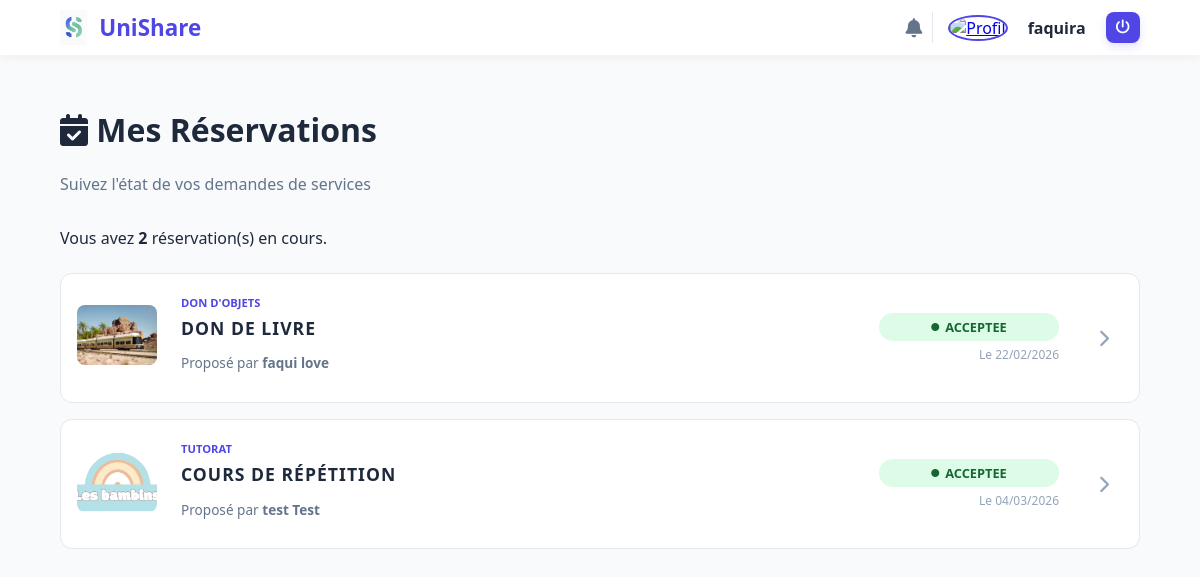
The page /services/mes-reservations/ (signed in) on the database as committed earlier.
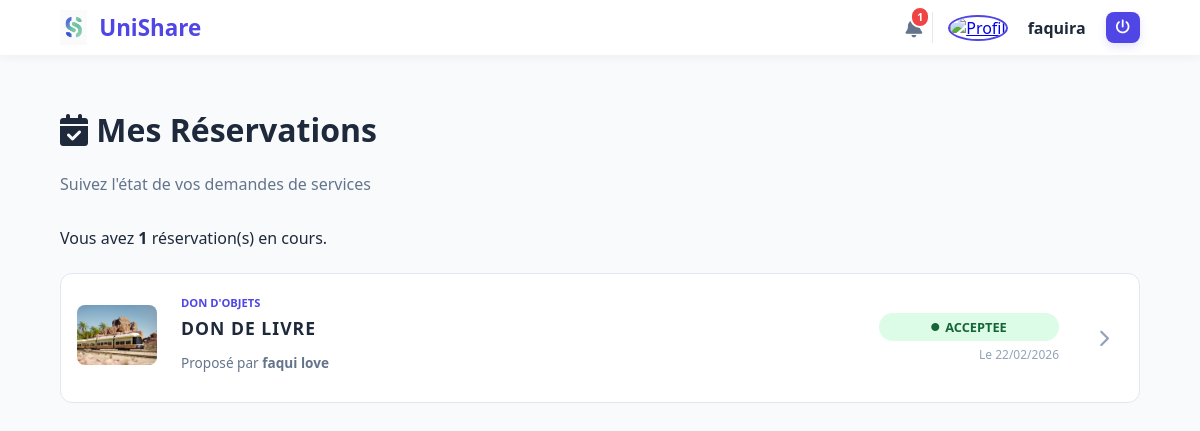
The same page on the database as committed later.
### UniShare/models.py (models this page shows, shortened)
class Reservation(models.Model):
    class StatutReservation(models.TextChoices):
        EN_ATTENTE = "ATT", "En attente"
        ACCEPTEE = "ACC", "Acceptee"
        VALIDEE = "VAL", "Validee"
        REFUSEE = "REF", "Refusee"
    id_reservation = models.AutoField(primary_key=True)
    statut = models.fields.CharField(max_length=3, choices=StatutReservation.choices, default=StatutReservation.EN_ATTENTE)
    date_creation = models.fields.DateTimeField(auto_now_add=True)
    service = models.ForeignKey(Service, on_delete=models.CASCADE, related_name="reservations")
    demandeur = models.ForeignKey(Etudiant, on_delete=models.CASCADE, related_name="reservations")

class Annonce(models.Model):
    class Visibilite(models.TextChoices):
        PROMO = "PROMO", "Promo"
        ECOLE = "ECOLE", "Ecole"
        PUBLIC = "PUBLIC", "Public"
    class Categorie(models.TextChoices):
        JOB = "JOB", "Job/Stage/Alternance"
        BONPLAN = "BONPLAN", "Bon plan"
        EVENEMENT = "EVENT", "Evenement"
        AUTRE = "AUTRE", "Autre"
    id_annonce = models.AutoField(primary_key=True)
    titre = models.fields.CharField(max_length=120)
    description = models.fields.TextField()
    categorie = models.fields.CharField(max_length=10, choices=Categorie.choices, default=Categorie.AUTRE)
    visibilite = models.fields.CharField(max_length=6, choices=Visibilite.choices, default=Visibilite.PUBLIC)
    date_creation = models.fields.DateTimeField(auto_now_add=True)
    date_expiration = models.DateTimeField(null=True, blank=True)
    auteur = models.ForeignKey(Etudiant, on_delete=models.CASCADE, related_name="annonces")
    photo = models.ImageField(upload_to="photos/annonces/", blank=True, null=True)

class Service(Annonce):
    class StatutService(models.TextChoices):
        DISPONIBLE = "DISPO", "Disponible"
        RESERVE = "RES", "Reserve"
    class TypeService(models.TextChoices):
        TUTORAT = "TUTORAT", "Tutorat"
        COVOIT = "COVOIT", "Covoiturage"
        DON = "DON", "Don d'objets"
        AUTRE = "AUTRE", "Autre"
    id_service = models.AutoField(primary_key=True)
    type_service = models.CharField(max_length=10,choices=TypeService.choices,default=TypeService.AUTRE)
    statut = models.fields.CharField(max_length=5, choices=StatutService.choices, default=StatutService.DISPONIBLE)
    lieu_rencontre = models.fields.CharField(max_length=120, blank=True, null=True)
    date_rencontre = models.DateTimeField(null=True, blank=True)

class Annonce(models.Model):
    class Visibilite(models.TextChoices):
        PROMO = "PROMO", "Promo"
        ECOLE = "ECOLE", "Ecole"
        PUBLIC = "PUBLIC", "Public"
    class Categorie(models.TextChoices):
        JOB = "JOB", "Job/Stage/Alternance"
        BONPLAN = "BONPLAN", "Bon plan"
        EVENEMENT = "EVENT", "Evenement"
        AUTRE = "AUTRE", "Autre"
    id_annonce = models.AutoField(primary_key=True)
    titre = models.fields.CharField(max_length=120)
    description = models.fields.TextField()
    categorie = models.fields.CharField(max_length=10, choices=Categorie.choices, default=Categorie.AUTRE)
    visibilite = models.fields.CharField(max_length=6, choices=Visibilite.choices, default=Visibilite.PUBLIC)
    date_creation = models.fields.DateTimeField(auto_now_add=True)
    date_expiration = models.DateTimeField(null=True, blank=True)
    auteur = models.ForeignKey(Etudiant, on_delete=models.CASCADE, related_name="annonces")
    photo = models.ImageField(upload_to="photos/annonces/", blank=True, null=True)

class Utilisateur(models.Model):
    class Role(models.TextChoices):
        ETUDIANT = "ETU", "Etudiant"
        ANCIEN = "ANC", "Ancien"
        ADMIN = "ADM", "Administrateur"
    nom = models.fields.CharField(max_length=100)
    prenom = models.fields.CharField(max_length=100)
    email = models.fields.EmailField(unique=True)
    mot_de_passe = models.fields.CharField(max_length=128)  # hashé idéalement
    role = models.fields.CharField(max_length=3, choices=Role.choices, default=Role.ETUDIANT)
    photo = models.ImageField(upload_to="photos/utilisateurs/", blank=True, null=True)
    demande_suppression_en_cours = models.BooleanField(default=False)
    date_demande_suppression = models.DateTimeField(null=True, blank=True)

### UniShare/views.py (the view)
# urls.py: path("services/mes-reservations/", views.mesReservations, name="mesReservations"),
def mesReservations(request):
    if 'user_id' not in request.session:
        return HttpResponseRedirect(reverse("connexion"))
    user_id = request.session['user_id']
    etudiant = Etudiant.objects.get(id=user_id)
    reservations = Reservation.objects.filter(demandeur=etudiant)
    return render(request, "UniShare/Reservation/mesReservations.html", {
        "lesreservations": reservations
    })

### UniShare/utils.py (called while the page is built)
def global_notifications(request):
    nb_notif = 0
    if request.session.get('user_id'):
        try:
            etudiant = Etudiant.objects.get(id=request.session['user_id'])
            notifications = Notification.objects.filter(auteur=etudiant, lu=False).order_by('-date')
            nb_notif = notifications.count()
        except Etudiant.DoesNotExist:
            nb_notif = 0
    return {
        'nb_notif': nb_notif
    }

### UniShare/templates/UniShare/Reservation/mesReservations.html
{% extends "UniShare/base.html" %}
{% load static %}
{% block content %}
<main class="dashboard-page">
    <div class="page-header">
        <div class="header-titles">
            <h1><i class="fas fa-calendar-check"></i> Mes Réservations</h1>
            <p class="subtitle">Suivez l'état de vos demandes de services</p>
        </div>
    </div>
    {% if erreur %}
        <div class="alert error"><i class="fas fa-exclamation-circle"></i> {{ erreur }}</div>
    {% else %}
        <section class="reservations-tracker">
            <p class="count-intro">Vous avez <strong>{{ lesreservations|length }}</strong> réservation(s) en cours.</p>
            {% if lesreservations %}
                <div class="tracker-list">
                    {% for reservation in lesreservations %}
                        <div class="tracker-card">
                            <div class="tracker-img">
                                {% if reservation.service.photo %}
                                    <img src="{{ reservation.service.photo.url }}" alt="Service">
                                {% else %}
                                    <div class="mini-placeholder"><i class="fas fa-handshake"></i></div>
                                {% endif %}
                            </div>
                            <div class="tracker-info">
                                <span class="service-type-tag">{{ reservation.service.get_type_service_display }}</span>
                                <h3><a href="{% url 'serviceDetail' reservation.service.id_service %}">{{ reservation.service.titre }}</a></h3>
                                <p class="service-owner">
                                    Proposé par <strong>{{ reservation.service.auteur.prenom }} {{ reservation.service.auteur.nom }}</strong>
                                </p>
                            </div>
                            <div class="tracker-status">
                                <span class="status-pill {{ reservation.statut|lower }}">
                                    <i class="fas fa-circle"></i> {{ reservation.get_statut_display }}
                                </span>
                                <span class="res-date">Le {{ reservation.date_creation|date:"d/m/Y" }}</span>
                            </div>
                            <div class="tracker-action">
                                <a href="{% url 'detailReservation' reservation.id_reservation %}" class="btn-icon" title="Voir le détail">
                                    <i class="fas fa-chevron-right"></i>
                                </a>
                            </div>
                        </div>
                    {% endfor %}
                </div>
            {% else %}
                <div class="empty-state">
                    <div class="empty-icon"><i class="fas fa-calendar-times"></i></div>
                    <p>Vous n'avez effectué aucune réservation pour le moment.</p>
                    <a href="{% url 'listeServices' %}" class="btn-nav primary">Parcourir les services</a>
                </div>
            {% endif %}
        </section>
    {% endif %}
</main>
{% endblock %}

### UniShare/templates/UniShare/base.html (shortened to what this page needs)
{% load static %}
<!DOCTYPE html>
<html lang="fr">
<head>
    <link rel="stylesheet" href="{% static 'css/style.css' %}">
    <link rel="stylesheet" href="https://cdnjs.cloudflare.com/ajax/libs/font-awesome/6.4.0/css/all.min.css">
</head>
<body>
    <header>
        <div class="logo-area">
            <img src="{% static 'site/logo.png' %}" alt="Logo UniShare" class="logo-img">
            <span class="logo-text">UniShare</span>
        </div>
        <nav>
            <div class="auth-buttons">
                {% if request.session.user_id %}
                    <a href="{% url 'mesNotifications' %}" class="notif-wrapper">
                        <i class="fas fa-bell"></i>
                         {% if nb_notif > 0 %}
                            <span class="notif-badge">{{ nb_notif }}</span>
                        {% endif %}
                    </a>
                    <div class="user-profile-nav">
                        <a href="{% url 'profil' %}" title="Mon profil">
                            {% if request.session.user_photo %}
                                <img src="{{ request.session.user_photo }}" alt="Profil" class="nav-avatar">
                            {% else %}
                                <i class="fas fa-user-circle nav-avatar-icon"></i>
                            {% endif %}
                        </a>
                        <span class="nav-username">{{ request.session.user_prenom }}</span>
                        <a href="{% url 'deconnexion' %}" class="logout-icon btn-logout confirm-action" data-confirm="Voulez-vous vraiment vous déconnecter ?" title="Déconnexion">
                            <i class="fas fa-power-off"></i>
                        </a>
                    </div>
                {% else %}
                    <a href="{% url 'connexion' %}" class="btn-nav outline">Se connecter</a>
                    <a href="{% url 'creerCompte' %}" class="btn-nav primary">S'inscrire</a>
                {% endif %}
            </div>
        </nav>
    </header>
    {% block content %}
    {% endblock %}
</body>
</html>

Rows that differ between the two databases and show on the page:
removed Reservation: shows a picture, service.type_service "TUTORAT", service.titre "COURS DE RÉPÉTITION", service.auteur.prenom "test", service.auteur.nom "Test", statut "ACCEPTEE", date_creation "04/03/2026"
Other text that changed with them:
{{ nb_notif }}: (not shown) → "1"
{{ lesreservations|length }}: "2" → "1"
